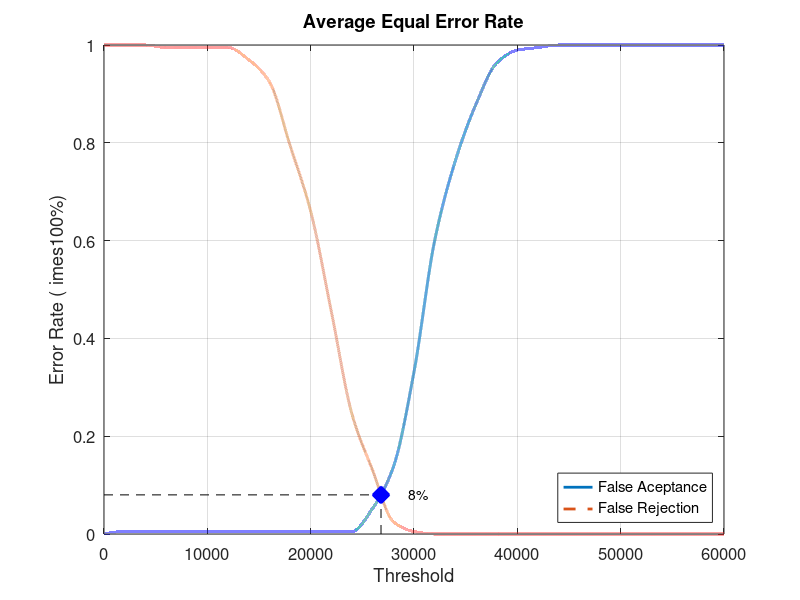
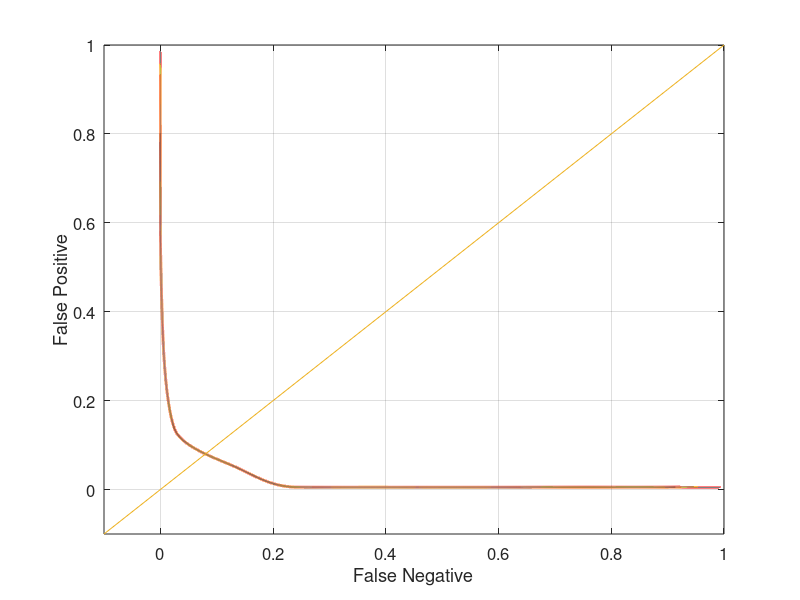

Write MATLAB code to recreate these figures, in order.
close all;
clear;
clc;
x = 0:2000:60000;
xq = 0:0.5:60000;

y0 = [0 0.00526316 0.00526316 0.00526316 0.00526316 0.00526316 0.00526316 0.00526316 0.00526316 0.00526316 0.00526316 0.00526316 0.00526316 0.0526316 0.136842 0.331579 0.6 0.763158 0.878947 0.963158 0.989474 0.994737 1 1 1 1 1 1 1 1 1]
yy0 = interp1(x, y0, xq, 'pchip');
y1 = [1 1 1 0.995 0.995 0.995 0.995 0.97 0.925 0.795 0.66 0.455 0.245 0.13 0.025 0.005 0 0 0 0 0 0 0 0 0 0 0 0 0 0 0]
yy1 = interp1(x, y1, xq, 'pchip');

% Calculating EER: 
y2 = abs(y0 - y1);
find(y2 == min(y2))
yy2 = abs(yy0 - yy1);
xEER = find(yy2 == min(yy2));
xEERIndex = xq(xEER) % X-axis EER
yEER = yy0(xEER) % Y-axis EER

main = figure
plot(xq, yy0,'-','LineWidth', 2);	hold on
plot(xq, yy1,'--','LineWidth', 2);	hold on
plot([xEERIndex xEERIndex], [0 yEER], 'k--');	hold on
plot([0 xEERIndex], [yEER yEER], 'k--');	hold on
plot(xEERIndex, yEER, 'bx', 'LineWidth', 10);	hold on
text(xEERIndex + 10 * xEERIndex / 100, yEER, [num2str(round((10000 * yEER)) / 100) '%'])
legend('False Aceptance', 'False Rejection', 'Location', 'SouthEast')
xlabel('Threshold')
ylabel('Error Rate (	imes100%)')
title('Average Equal Error Rate')
set(gca, 'FontSize', 12)
axis([0 60000 0 1])
grid on

print(main, 'Database2_4Main', '-dpng');
FNRxFPR = figure('Color', [1 1 1]);
plot(yy1, yy0, '-', yy1, yy0, 'LineWidth', 2);
hold on
y = -0.1:0.1:1
plot(y, y); 
set(gca, 'FontSize', 12)
xlabel('False Negative')
ylabel('False Positive')
axis([-0.1 1 -0.1 1])
set(gca, 'FontSize', 12)
grid on

print(FNRxFPR, 'Database2_4FNRxFPR','-dpng');
